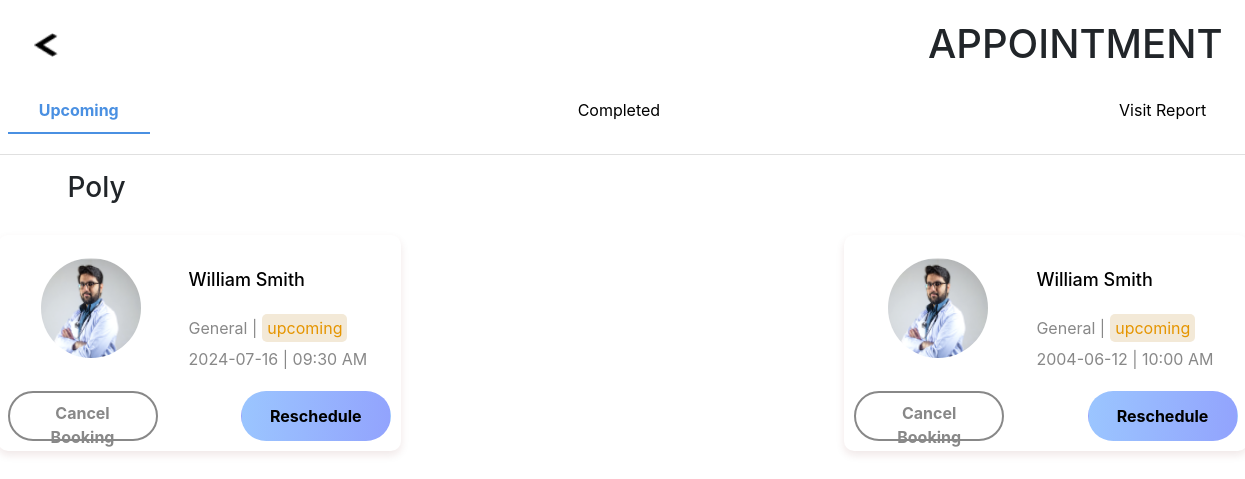
The page /homepage/Appointment/upcoming.php (signed in) on the database its author committed.
### tables this page shows
CREATE TABLE `antrian` (
  `id` int(11) NOT NULL,
  `username` varchar(50) NOT NULL,
  `fullname` varchar(50) NOT NULL,
  `date` date NOT NULL,
  `hour` varchar(50) NOT NULL,
  `keluhan` text NOT NULL,
  `poly` varchar(50) NOT NULL,
  `dokter` varchar(50) NOT NULL,
  `status` varchar(50) NOT NULL,
  `pdf` varchar(50) NOT NULL,
  `visit` varchar(50) DEFAULT NULL,
  `no_antrian` int(11) NOT NULL,
  `saran` varchar(500) DEFAULT NULL,
  `pemeriksaan` date DEFAULT NULL,
  `obat` varchar(500) DEFAULT NULL
);

CREATE TABLE `dokter` (
  `id` int(11) NOT NULL,
  `username` varchar(50) NOT NULL,
  `email` varchar(50) NOT NULL,
  `password` varchar(50) NOT NULL,
  `fullname` varchar(50) NOT NULL,
  `dob` date NOT NULL,
  `phone` varchar(50) NOT NULL,
  `gender` enum('male','female','other') NOT NULL,
  `gambar` varchar(50) NOT NULL,
  `poli` varchar(50) NOT NULL
);

### homepage/Appointment/upcoming.php (the view, shortened to what this page needs)
<?php
$username = $_SESSION["username"];
$conn = mysqli_connect('localhost', 'root', '', 'db_klinik');
$temp = mysqli_query($conn, "SELECT * FROM antrian WHERE username = '$username' AND status = 'upcoming'");
?>
<!DOCTYPE html>
<html lang="en">
<head>
    <link rel="stylesheet" href="appointment.css">
    <link href="https://stackpath.bootstrapcdn.com/bootstrap/4.5.2/css/bootstrap.min.css" rel="stylesheet">
</head>
<body>
    <div class="container">
        <div class="header">
            <div class="container-fluid d-flex justify-content-between align-items-center">
                <a href="../" class="back-button"><img src="back.png" alt="Back" style="width: 24px; height: 24px;"></a>
                <h1>APPOINTMENT</h1>
            </div>
            <div class="tabs">
                <div class="tab active"><a href="upcoming.php">Upcoming</a></div>
                <div class="tab"><a href="completed.php">Completed</a></div>
                <div class="tab"><a href="visitReport.php">Visit Report</a></div>
            </div>
        </div>
        <?php if(mysqli_num_rows($temp) != 0) : ?>
        <h3 style="margin-top: 1rem;">Poly</h3>
        <div id="upcoming-appointments" class="appointments">
            <?php while($data = mysqli_fetch_assoc($temp)) :?>
            <div class="appointment-card">
                <div class="appointment-header">
                    <img src="../../userProfile/<?php $dokterUsername = $data['dokter']; echo mysqli_fetch_assoc(mysqli_query($conn, "SELECT * FROM dokter WHERE username = '$dokterUsername'"))['gambar'] ?>" alt="DR William Smith">
                    <div class="appointment-details">
                        <a href="../other services/Print Queue/showQueue.php?id=<?= $data['id'] ?>&jenis=poli">
                            <h2><?= $data["dokter"]?></h2>
                        </a>
                        <div class="detail-container">
                            <div class="spesialis"><?= $data["poly"]?> |</div>
                            <div class="upcoming"><?= $data["status"]?></div>
                        </div>
                        <div class="date-time"><?= $data["date"]?> | <?= $data["hour"]?></div>
                    </div>
                </div>
                <div class="buttons">
                    <a href="hapus.php?id=<?= $data["id"]?>&jenis=asdasmdajbdadnabbdasdnjab" class="btn cancel pt-2">Cancel Booking</a>
                    <button class="btn reschedule"><a href="../other services/book/book.php?id=<?= $data["id"]?>">Reschedule</a></button>
                </div>
            </div>
            <?php endwhile?>
        </div>
        <?php endif ?>
    </div>
</body>
</html>

### homepage/Appointment/appointment.css (style rules this page uses)
body { font-family: "poppins"; background-color: #F0F2FF; margin: 0; padding: 0; }
.container { margin: auto; }
.header { background-color: #fff; padding: 20px; border-bottom: 1px solid #e0e0e0; margin-left: -80px; margin-right: -80px; }
a { text-decoration: none; color: white; padding: 0.7rem; border-radius: 1rem; transition: 0.3s; }
a:link, a:visited { color: rgb(0, 0, 0); }
.header h1 { margin: 0; }
.tabs { display: flex; justify-content: space-between; margin-top: 20px; }
.tab { padding: 10px 20px; cursor: pointer; border-bottom: 2px solid transparent; text-align: center; }
.tab.active { -webkit-text-fill-color: #4A90E2; border-bottom: 2px solid #4A90E2; font-weight: bold; }
.appointments { display: flex; flex-wrap: wrap; justify-content: space-between; margin-top: 20px; margin-left: -80px; margin-right: -80px; }
.appointment-card { background-color: #fff; border-radius: 10px; box-shadow: 0 4px 8px rgba(110, 19, 19, 0.1); margin: 10px; padding: 10px; width: calc(33.333% - 20px); box-sizing: border-box; }
.appointment-header { display: flex; align-items: center; justify-content: space-around; margin-bottom: 10px; }
.appointment-header img { border-radius: 50%; margin: 0 20px; width: 100px; height: 100px; }
.appointment-details { margin-right: 10px; }
.appointment-details h2 { margin: 0; font-size: 18px; }
.appointment-details .detail-container { display: flex; align-items: center; }
.appointment-details .upcoming { color: #E59500; border: 2px; background-color: #f3e9d7; border-radius: 5px; padding: 2px 5px; }
.appointment-details .spesialis { margin-right: 5px; color: #888; }
.appointment-details .date-time { margin-top: 5px; color: #888; }
.buttons { display: flex; justify-content: space-between; margin-top: 20px; }
.btn { padding: 10px 20px; border: none; border-radius: 5px; cursor: pointer; font-size: 14px; }
.btn.cancel { color: #888; border: 2px solid #888; font-weight: bold; border-radius: 2rem; }
.btn.reschedule { background-color: #87baf4; color: #fff; font-weight: bold; border-radius: 2rem; background: linear-gradient(274.42deg, #92A3FD 0%, #9DCEFF 124.45%); }
.btn.reschedule, .btn.cancel { width: 150px; height: 50px; }

### rows shown on the page
antrian: dokter.gambar (picture), dokter "William Smith", poly "General", status "upcoming", date "2024-07-16", hour "09:30 AM"
antrian: dokter.gambar (picture), dokter "William Smith", poly "General", status "upcoming", date "2004-06-12", hour "10:00 AM"
